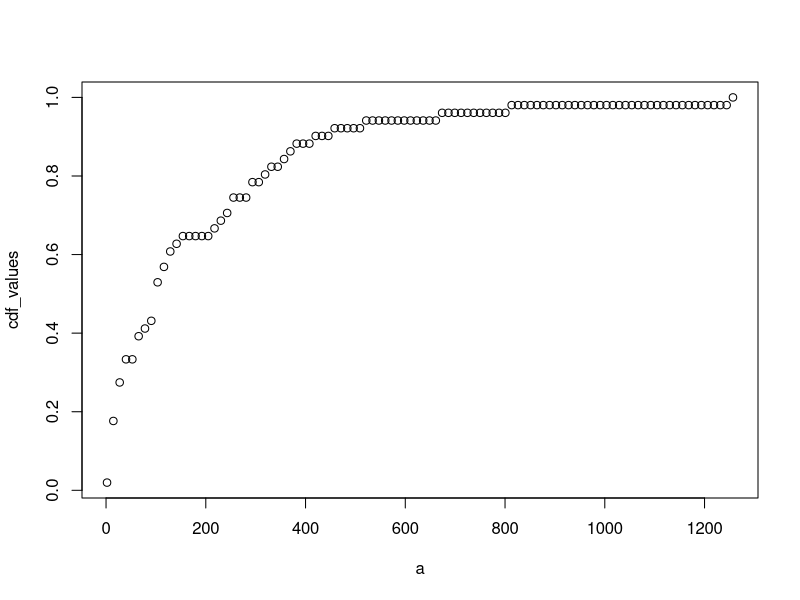
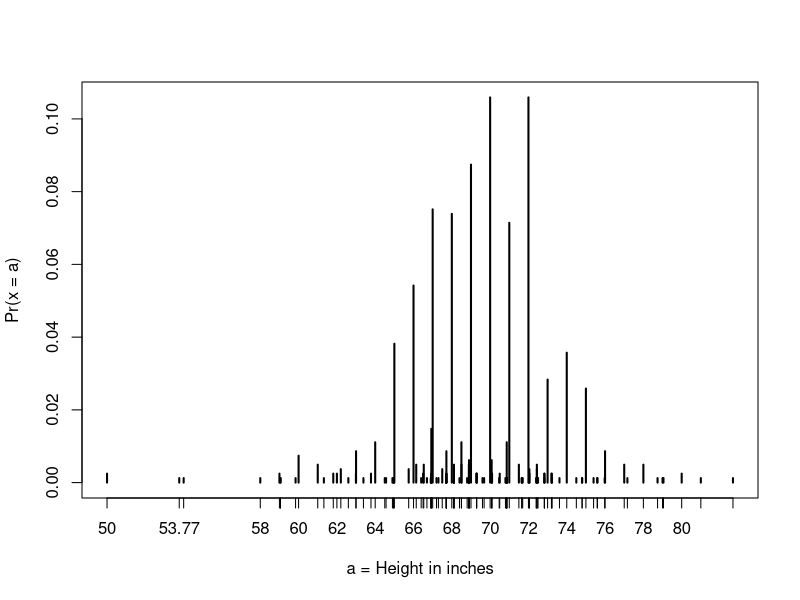

The R source for these figures, in order: (Note: this script raises an error after producing the figures.)
########################################################################
## 1.0 INTRO TO DATA VISUALIZATION                                    ##
########################################################################

# load the dataset
library(dslabs)
data(heights)

# make a table of category proportions
prop.table(table(heights$sex))

########################################################################
## 1.1 Cumulative Distribution Function                               ##
########################################################################

library(dslabs)
data(murders)

sum(murders$total)
my_data <- murders$total

x<-100
mean(my_data <= x)
sum(my_data <= x)
length(my_data)

seq(5,50,length=100)#just for reference
a <- seq(min(my_data), max(my_data), length = 100)    # define range of values spanning the dataset
cdf_function <- function(x) {    # computes prob. for a single value
    mean(my_data <= x)
}
cdf_values <- sapply(a, cdf_function)
plot(a, cdf_values)

prop.table(table(murders$region))

########################################################################
## 1.2 Normal Distribution				                                    ##
########################################################################

# define x as vector of male heights
library(tidyverse)
library(dslabs)
data(heights)
index <- heights$sex=="Male"
x <- heights$height[index]

# calculate the mean and standard deviation manually
average <- sum(x)/length(x)
SD <- sqrt(sum((x - average)^2)/length(x))

# built-in mean and sd functions - note that the audio and printed values disagree
average <- mean(x)
SD <- sd(x)
c(average = average, SD = SD)

# calculate standard units
z <- scale(x)

# calculate proportion of values within 2 SD of mean
mean(abs(z) < 2)

########################################################################
## 1.2 The Normal CDF and pnorm			                              ##
########################################################################

# Code: Using pnorm to calculate probabilities
library(tidyverse)
library(dslabs)
data(heights)
x <- heights %>% filter(sex=="Male") %>% pull(height)

# We can estimate the probability that a male is taller than 70.5 inches with:
1 - pnorm(70.5, mean(x), sd(x))

# Code: Discretization and the normal approximation
# plot distribution of exact heights in data
plot(prop.table(table(x)), xlab = "a = Height in inches", ylab = "Pr(x = a)")

# probabilities in actual data over length 1 ranges containing an integer
mean(x <= 68.5) - mean(x <= 67.5)
mean(x <= 69.5) - mean(x <= 68.5)
mean(x <= 70.5) - mean(x <= 69.5)

# probabilities in normal approximation match well
pnorm(68.5, mean(x), sd(x)) - pnorm(67.5, mean(x), sd(x))
pnorm(69.5, mean(x), sd(x)) - pnorm(68.5, mean(x), sd(x))
pnorm(70.5, mean(x), sd(x)) - pnorm(69.5, mean(x), sd(x))

# probabilities in actual data over other ranges don't match normal approx as well
mean(x <= 70.9) - mean(x <= 70.1)
pnorm(70.9, mean(x), sd(x)) - pnorm(70.1, mean(x), sd(x))

########################################################################
## 1.3 Quantiles, Percentiles, and Boxplots			                  ##
########################################################################

# Definition of quantiles
library(dslabs)
data(heights)
#Use summary() on the heights$height variable to find the quartiles:
summary(heights$height)

data<-heights$height
p <- seq(0.01, 0.99, 0.01)
percentiles<-quantile(data, p)

percentiles[names(percentiles) == "25%"]
percentiles[names(percentiles) == "75%"]

# Finding quantiles with qnorm
qnorm(p, mu, sigma)
qnorm(p)

p <- seq(0.01, 0.99, 0.01)
theoretical_quantiles <- qnorm(p, 69, 3)

########################################################################
## 1.3 Quantile-Quantile Plots						                  ##
########################################################################

# define x and z
library(tidyverse)
library(dslabs)
data(heights)
index <- heights$sex=="Male"
x <- heights$height[index]
z <- scale(x)

# proportion of data below 69.5
mean(x <= 69.5)

# calculate observed and theoretical quantiles
p <- seq(0.05, 0.95, 0.05)
observed_quantiles <- quantile(x, p)
theoretical_quantiles <- qnorm(p, mean = mean(x), sd = sd(x))

# make QQ-plot
plot(theoretical_quantiles, observed_quantiles)
abline(0,1)

# make QQ-plot with scaled values
observed_quantiles <- quantile(z, p)
theoretical_quantiles <- qnorm(p)
plot(theoretical_quantiles, observed_quantiles)
abline(0,1)

########################################################################
## 2.1 Basics of ggplot2							                  ##
########################################################################

library(tidyverse)
library(dslabs)
data(murders)

ggplot(data = murders)

murders %>% ggplot()

p <- ggplot(data = murders)
class(p)
print(p)    # this is equivalent to simply typing p
p

########################################################################
## 2.2 Customizing Plots - Layers					                  ##
########################################################################

# Code: Adding layers to a plot

library(tidyverse)
library(dslabs)
data(murders)

murders %>% ggplot() +
    geom_point(aes(x = population/10^6, y = total))
    
# add points layer to predefined ggplot object
p <- ggplot(data = murders)
p + geom_point(aes(population/10^6, total))

# add text layer to scatterplot
p + geom_point(aes(population/10^6, total)) +
    geom_text(aes(population/10^6, total, label = abb))


# Code: Example of aes behavior

# no error from this call
p_test <- p + geom_text(aes(population/10^6, total, label = abb))

# error - "abb" is not a globally defined variable and cannot be found outside of aes
p_test <- p + geom_text(aes(population/10^6, total), label = abb)

########################################################################
## 2.2 Customizing Plots - Tinkering				                  ##
########################################################################

# change the size of the points
p + geom_point(aes(population/10^6, total), size = 3) +
    geom_text(aes(population/10^6, total, label = abb))
    
# move text labels slightly to the right
p + geom_point(aes(population/10^6, total), size = 3) +
    geom_text(aes(population/10^6, total, label = abb), nudge_x = 1)
    
# simplify code by adding global aesthetic
p <- murders %>% ggplot(aes(population/10^6, total, label = abb))
p + geom_point(size = 3) +
    geom_text(nudge_x = 1.5)
    
# local aesthetics override global aesthetics
p + geom_point(size = 3) +
    geom_text(aes(x = 10, y = 800, label = "Hello there!"))
	
########################################################################
## 2.2 Customizing Plots - Scales, Labels, and Colors                 ##
########################################################################
	
# Code: Log-scale the x- and y-axis
# define p
library(tidyverse)
library(dslabs)
data(murders)
p <- murders %>% ggplot(aes(population/10^6, total, label = abb))

# log base 10 scale the x-axis and y-axis
p + geom_point(size = 3) +
    geom_text(nudge_x = 0.05) +
    scale_x_continuous(trans = "log10") +
    scale_y_continuous(trans = "log10")
    
# efficient log scaling of the axes
p + geom_point(size = 3) +
    geom_text(nudge_x = 0.075) +
    scale_x_log10() +
    scale_y_log10()

# Code: Add labels and title
p + geom_point(size = 3) +
    geom_text(nudge_x = 0.075) +
    scale_x_log10() +
    scale_y_log10() +
    xlab("Population in millions (log scale)") +
    ylab("Total number of murders (log scale)") +
    ggtitle("US Gun Murders in 2010")

# Code: Change color of the points
# redefine p to be everything except the points layer
p <- murders %>%
    ggplot(aes(population/10^6, total, label = abb)) +
    geom_text(nudge_x = 0.075) +
    scale_x_log10() +
    scale_y_log10() +
    xlab("Population in millions (log scale)") +
    ylab("Total number of murders (log scale)") +
    ggtitle("US Gun Murders in 2010")
    
# make all points blue
p + geom_point(size = 3, color = "blue")

# color points by region
p + geom_point(aes(col = region), size = 3)

# Code: Add a line with average murder rate
# define average murder rate
r <- murders %>%
    summarize(rate = sum(total) / sum(population) * 10^6) %>%
    pull(rate)
    
# basic line with average murder rate for the country
p + geom_point(aes(col = region), size = 3) +
    geom_abline(intercept = log10(r))    # slope is default of 1
    
# change line to dashed and dark grey, line under points
p + 
    geom_abline(intercept = log10(r), lty = 2, color = "darkgrey") +
    geom_point(aes(col = region), size = 3)

# Code: Change legend title
p <- p + scale_color_discrete(name = "Region")    # capitalize legend title

########################################################################
## 2.2 Customizing Plots - Add-on Packages				              ##
########################################################################

# Code: Adding themes

# theme used for graphs in the textbook and course
library(dslabs)
ds_theme_set()

# themes from ggthemes
library(ggthemes)
p + theme_economist()    # style of the Economist magazine
p + theme_fivethirtyeight()    # style of the FiveThirtyEight website

# Code: Putting it all together to assemble the plot

# load libraries
library(tidyverse)
library(ggrepel)
library(ggthemes)
library(dslabs)
data(murders)

# define the intercept
r <- murders %>%
    summarize(rate = sum(total) / sum(population) * 10^6) %>%
    .$rate
    
# make the plot, combining all elements
murders %>%
    ggplot(aes(population/10^6, total, label = abb)) +
    geom_abline(intercept = log10(r), lty = 2, color = "darkgrey") +
    geom_point(aes(col = region), size = 3) +
    geom_text_repel() +
    scale_x_log10() +
    scale_y_log10() +
    xlab("Population in millions (log scale)") +
    ylab("Total number of murders (log scale)") +
    ggtitle("US Gun Murders in 2010") +
    scale_color_discrete(name = "Region") +
    theme_economist()
		
########################################################################
## 2.2 Customizing Plots - Other Examples				              ##
########################################################################
	
# Code: Histograms in ggplot2

# load heights data
library(tidyverse)
library(dslabs)
data(heights)

# define p
p <- heights %>%
    filter(sex == "Male") %>%
    ggplot(aes(x = height))
    
# basic histograms
p + geom_histogram()
p + geom_histogram(binwidth = 1)

# histogram with blue fill, black outline, labels and title
p + geom_histogram(binwidth = 1, fill = "blue", col = "black") +
    xlab("Male heights in inches") +
    ggtitle("Histogram")

# Code: Smooth density plots in ggplot2

p + geom_density()
p + geom_density(fill = "blue")

# Code: Quantile-quantile plots in ggplot2

# basic QQ-plot
p <- heights %>% filter(sex == "Male") %>%
    ggplot(aes(sample = height))
p + geom_qq()

# QQ-plot against a normal distribution with same mean/sd as data
params <- heights %>%
    filter(sex == "Male") %>%
    summarize(mean = mean(height), sd = sd(height))
    p + geom_qq(dparams = params) +
    geom_abline()
    
# QQ-plot of scaled data against the standard normal distribution
heights %>%
    ggplot(aes(sample = scale(height))) +
    geom_qq() +
    geom_abline()

# Code: Grids of plots with the gridExtra package

# define plots p1, p2, p3
p <- heights %>% filter(sex == "Male") %>% ggplot(aes(x = height))
p1 <- p + geom_histogram(binwidth = 1, fill = "blue", col = "black")
p2 <- p + geom_histogram(binwidth = 2, fill = "blue", col = "black")
p3 <- p + geom_histogram(binwidth = 3, fill = "blue", col = "black")

# arrange plots next to each other in 1 row, 3 columns
library(gridExtra)
grid.arrange(p1, p2, p3, ncol = 3)
